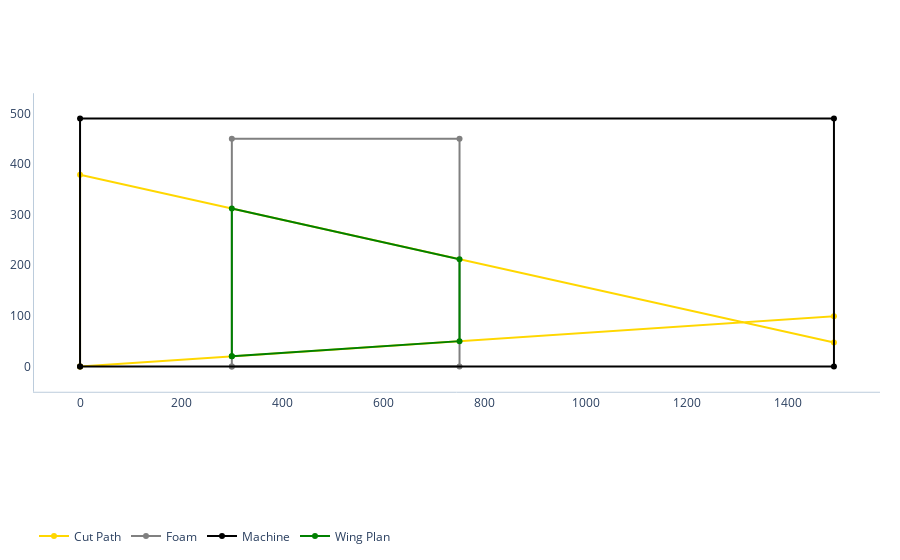

This figure's notebook cell:
### Code cell
fig_plan.show()

### Figure 1 — Plotly figure (JSON) as saved in the notebook; plotly's stock layout.template omitted (floating-point values rounded to 4 significant figures)
{"data": [{"line": {"color": "gold"}, "name": "Cut Path", "type": "scatter", "x": [0, 1490, 1490, 0, 0], "y": [0, 99.33, 47.56, 378.7, 0]}, {"line": {"color": "gray"}, "name": "Foam", "type": "scatter", "x": [300, 750, 750, 300, 300], "y": [0, 0, 450, 450, 0]}, {"line": {"color": "black"}, "name": "Machine", "type": "scatter", "x": [0, 1490, 1490, 0, 0], "y": [0, 0, 490, 490, 0]}, {"line": {"color": "green"}, "name": "Wing Plan", "type": "scatter", "x": [300, 750, 750, 300, 300], "y": [20, 50, 212, 312.0, 20]}], "layout": {"autosize": true, "legend": {"orientation": "h"}, "margin": {"b": 10, "l": 10, "r": 20, "t": 10}, "plot_bgcolor": "#FFF", "scene": {"aspectmode": "data", "xaxis": {"nticks": 4, "showbackground": false}, "yaxis": {"nticks": 1, "showbackground": false}, "zaxis": {"nticks": 1, "showbackground": false}}, "xaxis": {"linecolor": "#BCCCDC", "showgrid": false}, "yaxis": {"constrain": "domain", "linecolor": "#BCCCDC", "range": [-50, 540], "scaleanchor": "x", "scaleratio": 1, "showgrid": false}}}
